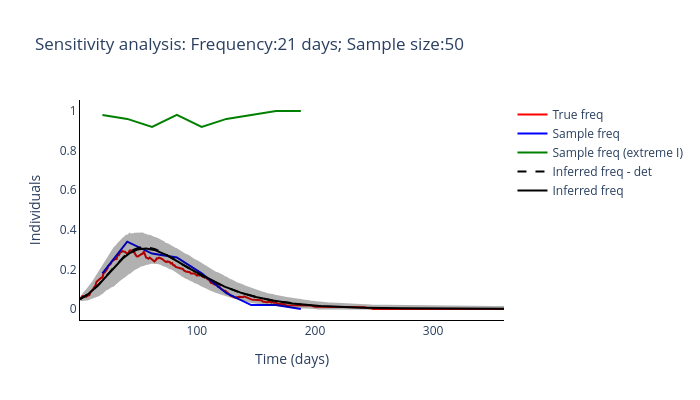

Here is the notebook cell this chart was saved with:
### Code cell
routine_run(freq_samplying_range[4], sample_size_range[3])

### Figure 1 — Plotly figure (JSON) as saved in the notebook; plotly's stock layout.template omitted (floating-point values rounded to 4 significant figures; data arrays with more than 128 entries replaced by an {"elided": "..."} marker saying what was removed)
{"data": [{"line": {"color": "red"}, "mode": "lines", "name": "True freq", "type": "scatter", "x": {"elided": "360 int values"}, "y": {"elided": "360 float values"}}, {"line": {"color": "blue"}, "mode": "lines", "name": "Sample freq", "type": "scatter", "x": [20, 41, 62, 83, 104, 125, 146, 167, 188], "y": [0.18, 0.34, 0.28, 0.26, 0.18, 0.08, 0.02, 0.02, 0]}, {"line": {"color": "green"}, "mode": "lines", "name": "Sample freq (extreme I)", "type": "scatter", "x": [20, 41, 62, 83, 104, 125, 146, 167, 188], "y": [0.98, 0.96, 0.92, 0.98, 0.92, 0.96, 0.98, 1, 1]}, {"line": {"color": "black", "dash": "dash"}, "mode": "lines", "name": "Inferred freq - det", "type": "scatter", "x": {"elided": "360 int values"}, "y": {"elided": "188 float values"}}, {"line": {"color": "black"}, "mode": "lines", "name": "Inferred freq", "type": "scatter", "x": {"elided": "360 int values"}, "y": {"elided": "360 float values"}}, {"fill": "toself", "fillcolor": "black", "line": {"color": "black"}, "mode": "lines", "name": "Inferred freq", "opacity": 0.3, "showlegend": false, "type": "scatter", "x": {"elided": "720 int values"}, "y": {"elided": "720 float values"}}], "layout": {"height": 400, "plot_bgcolor": "white", "title": {"text": "Sensitivity analysis: Frequency:21 days; Sample size:50"}, "width": 700, "xaxis": {"linecolor": "black", "title": {"text": "Time (days)"}}, "yaxis": {"linecolor": "black", "title": {"text": "Individuals"}}}}
